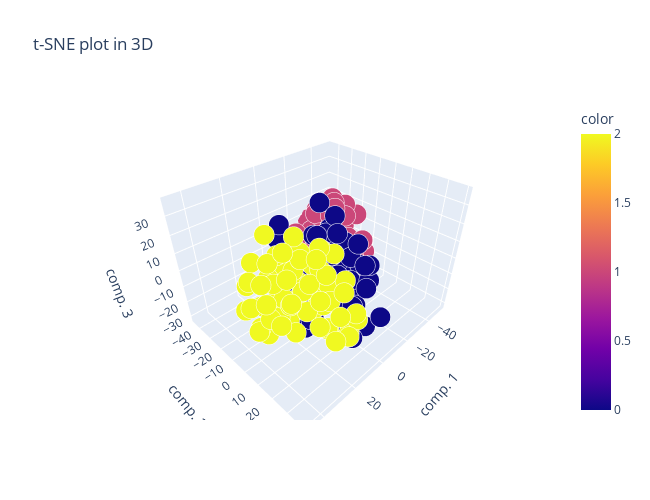

Notebook cell for this chart:
### Code cell
# t-SNE
tsne = TSNE(n_components=3)
components_tsne = tsne.fit_transform(X)

# 3D scatterplot
fig = px.scatter_3d(
    components_tsne, x=0, y=1, z=2, color=clusters, size=0.1*np.ones(len(X)), opacity = 1,
    title='t-SNE plot in 3D',
    labels={'0': 'comp. 1', '1': 'comp. 2', '2': 'comp. 3'},
    width=650, height=500
)
fig.show()

### Figure 1 — Plotly figure (JSON) as saved in the notebook; plotly's stock layout.template omitted (floating-point values rounded to 4 significant figures; data arrays with more than 128 entries replaced by an {"elided": "..."} marker saying what was removed)
{"data": [{"hovertemplate": "comp. 1=%{x}<br>comp. 2=%{y}<br>comp. 3=%{z}<br>size=%{marker.size}<br>color=%{marker.color}<extra></extra>", "legendgroup": "", "marker": {"color": {"elided": "178 int values"}, "coloraxis": "coloraxis", "opacity": 1, "size": {"elided": "178 float values"}, "sizemode": "area", "sizeref": 0.00025, "symbol": "circle"}, "mode": "markers", "name": "", "scene": "scene", "showlegend": false, "type": "scatter3d", "x": {"elided": "178 float values"}, "y": {"elided": "178 float values"}, "z": {"elided": "178 float values"}}], "layout": {"coloraxis": {"colorbar": {"title": {"text": "color"}}, "colorscale": [[0, "#0d0887"], [0.1111, "#46039f"], [0.2222, "#7201a8"], [0.3333, "#9c179e"], [0.4444, "#bd3786"], [0.5556, "#d8576b"], [0.6667, "#ed7953"], [0.7778, "#fb9f3a"], [0.8889, "#fdca26"], [1, "#f0f921"]]}, "height": 500, "legend": {"itemsizing": "constant", "tracegroupgap": 0}, "scene": {"domain": {"x": [0, 1], "y": [0, 1]}, "xaxis": {"title": {"text": "comp. 1"}}, "yaxis": {"title": {"text": "comp. 2"}}, "zaxis": {"title": {"text": "comp. 3"}}}, "title": {"text": "t-SNE plot in 3D"}, "width": 650}}
